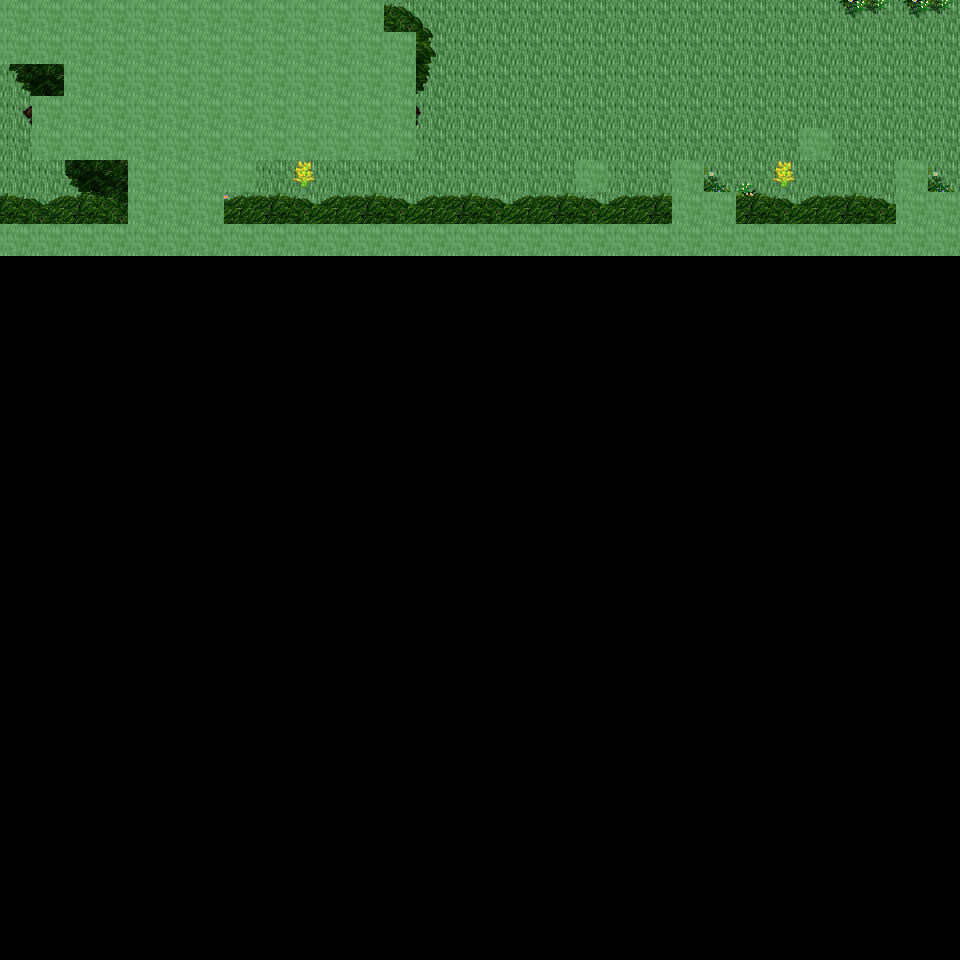

A level layout from a 2D game, rendered from its tile map. Below: a short description, then the map file with tile-grid data replaced by summaries:
An orthogonal 30x30 tile map with 32x32 px tiles, 6 tile layers (Ground, Object, Object2, Above, ...), 14 tilesets and 5 objects (5x mapExit).

<map version="1.0" orientation="orthogonal" renderorder="right-down" width="30" height="30" tilewidth="32" tileheight="32" nextobjectid="6">
  <tileset firstgid="1" name="tileset_ground_ground" tilewidth="32" tileheight="32" tilecount="33" columns="3">
    <image source="../drawable/tileset_ground_ground.png" width="96" height="352" />
  </tileset>
  <tileset firstgid="34" name="tileset_plant_tree_tree_darkgreen" tilewidth="32" tileheight="32" tilecount="88" columns="8">
    <image source="../drawable/tileset_plant_tree_tree_darkgreen.png" width="256" height="352" />
  </tileset>
  <tileset firstgid="122" name="tileset_plant_tree_tree_green" tilewidth="32" tileheight="32" tilecount="88" columns="8">
    <image source="../drawable/tileset_plant_tree_tree_green.png" width="256" height="352" />
  </tileset>
  <tileset firstgid="210" name="tileset_logic_creature_elf" tilewidth="32" tileheight="32" tilecount="16" columns="8">
    <image source="../drawable/tileset_logic_creature_elf.png" width="256" height="64" />
  </tileset>
  <tileset firstgid="226" name="tileset_logic_creature_animal" tilewidth="32" tileheight="32" tilecount="32" columns="8">
    <image source="../drawable/tileset_logic_creature_animal.png" width="256" height="128" />
  </tileset>
  <tileset firstgid="258" name="tileset_logic_portal" tilewidth="32" tileheight="32" tilecount="24" columns="8">
    <image source="../drawable/tileset_logic_portal.png" width="256" height="96" />
  </tileset>
  <tileset firstgid="282" name="tileset_logic_collision" tilewidth="32" tileheight="32" tilecount="1" columns="1">
    <image source="../drawable/tileset_logic_collision.png" width="32" height="32" />
  </tileset>
  <tileset firstgid="283" name="tileset_logic_item_herb" tilewidth="32" tileheight="32" tilecount="5" columns="5">
    <image source="../drawable/tileset_logic_item_herb.png" width="160" height="32" />
  </tileset>
  <tileset firstgid="288" name="tileset_logic_creature_mythical_being" tilewidth="32" tileheight="32" tilecount="24" columns="8">
    <image source="../drawable/tileset_logic_creature_mythical_being.png" width="256" height="96" />
  </tileset>
  <tileset firstgid="312" name="tileset_plant_flower_small_flower_bed_2" tilewidth="32" tileheight="32" tilecount="12" columns="3">
    <image source="../drawable/tileset_plant_flower_small_flower_bed_2.png" width="96" height="128" />
  </tileset>
  <tileset firstgid="324" name="tileset_plant_flower_small_flower_bed" tilewidth="32" tileheight="32" tilecount="12" columns="3">
    <image source="../drawable/tileset_plant_flower_small_flower_bed.png" width="96" height="128" />
  </tileset>
  <tileset firstgid="336" name="tileset_plant_flower_pointed_yellow" tilewidth="32" tileheight="32" tilecount="2" columns="2">
    <image source="../drawable/tileset_plant_flower_pointed_yellow.png" width="64" height="32" />
  </tileset>
  <tileset firstgid="338" name="tileset_plant_flower_polyanthus" tilewidth="32" tileheight="32" tilecount="3" columns="3">
    <image source="../drawable/tileset_plant_flower_polyanthus.png" width="96" height="32" />
  </tileset>
  <tileset firstgid="341" name="tileset_building_huts" tilewidth="32" tileheight="32" tilecount="338" columns="26">
    <image source="../drawable/tileset_building_huts.png" width="832" height="416" />
  </tileset>
  <layer name="Ground" width="30" height="30">
    <data>[900 cells, 240 non-empty, 1 distinct tile ids]</data>
  </layer>
  <layer name="Object" width="30" height="30">
    <data>[900 cells, 34 non-empty, 22 distinct tile ids]</data>
  </layer>
  <layer name="Object2" width="30" height="30">
    <data>[900 cells, 42 non-empty, 27 distinct tile ids]</data>
  </layer>
  <layer name="Above" width="30" height="30">
    <data>[900 cells, 114 non-empty, 35 distinct tile ids]</data>
  </layer>
  <layer name="Above2" width="30" height="30">
    <data>[900 cells, 11 non-empty, 2 distinct tile ids]</data>
  </layer>
  <layer name="Walkable" width="30" height="30">
    <data>[900 cells, 105 non-empty, 1 distinct tile ids]</data>
  </layer>
  <objectgroup name="MapEvents">
    <object id="1" name="north" type="mapExit" x="384" y="0" width="576" height="32">
      <properties>
        <property name="map" value="level_0_x138_y79" />
        <property name="x" value="12" />
        <property name="y" value="28" />
      </properties>
    </object>
    <object id="2" name="west" type="mapExit" x="0" y="64" width="32" height="160">
      <properties>
        <property name="map" value="level_0_x137_y80" />
        <property name="x" value="28" />
        <property name="y" value="2" />
      </properties>
    </object>
    <object id="3" name="west2" type="mapExit" x="0" y="256" width="32" height="704">
      <properties>
        <property name="map" value="level_0_x137_y80" />
        <property name="x" value="28" />
        <property name="y" value="8" />
      </properties>
    </object>
    <object id="4" name="east" type="mapExit" x="928" y="0" width="32" height="192">
      <properties>
        <property name="map" value="level_0_x139_y80" />
        <property name="x" value="1" />
        <property name="y" value="0" />
      </properties>
    </object>
    <object id="5" name="east2" type="mapExit" x="928" y="256" width="32" height="704">
      <properties>
        <property name="map" value="level_0_x139_y80" />
        <property name="x" value="1" />
        <property name="y" value="8" />
      </properties>
    </object>
  </objectgroup>
</map>
